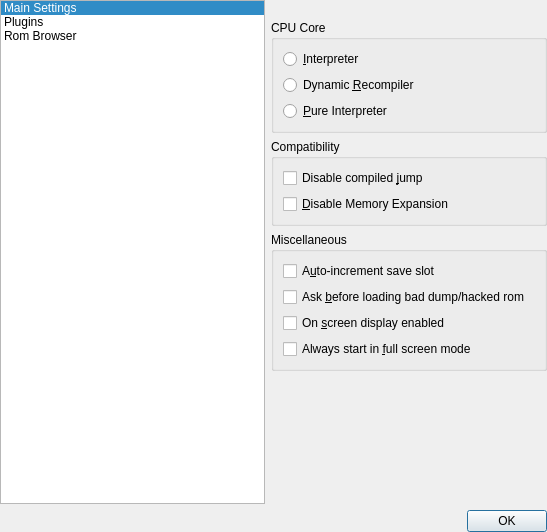
<ui version="4.0" >
 <class>SettingsDialog</class>
 <widget class="QDialog" name="SettingsDialog" >
  <property name="geometry" >
   <rect>
    <x>0</x>
    <y>0</y>
    <width>547</width>
    <height>532</height>
   </rect>
  </property>
  <property name="windowTitle" >
   <string>Dialog</string>
  </property>
  <layout class="QVBoxLayout" name="verticalLayout_13" >
   <property name="margin" >
    <number>0</number>
   </property>
   <item>
    <layout class="QHBoxLayout" name="horizontalLayout_6" >
     <item>
      <widget class="QListWidget" name="listWidget" >
       <property name="sizePolicy" >
        <sizepolicy vsizetype="Expanding" hsizetype="Expanding" >
         <horstretch>1</horstretch>
         <verstretch>0</verstretch>
        </sizepolicy>
       </property>
       <property name="horizontalScrollBarPolicy" >
        <enum>Qt::ScrollBarAlwaysOff</enum>
       </property>
       <property name="showDropIndicator" stdset="0" >
        <bool>false</bool>
       </property>
       <property name="dragDropMode" >
        <enum>QAbstractItemView::NoDragDrop</enum>
       </property>
       <property name="textElideMode" >
        <enum>Qt::ElideNone</enum>
       </property>
       <property name="movement" >
        <enum>QListView::Static</enum>
       </property>
       <property name="flow" >
        <enum>QListView::TopToBottom</enum>
       </property>
       <property name="resizeMode" >
        <enum>QListView::Adjust</enum>
       </property>
       <property name="currentRow" >
        <number>0</number>
       </property>
       <item>
        <property name="text" >
         <string>Main Settings</string>
        </property>
       </item>
       <item>
        <property name="text" >
         <string>Plugins</string>
        </property>
       </item>
       <item>
        <property name="text" >
         <string>Rom Browser</string>
        </property>
       </item>
      </widget>
     </item>
     <item>
      <layout class="QVBoxLayout" name="verticalLayout" >
       <item>
        <layout class="QHBoxLayout" name="horizontalLayout" >
         <item>
          <widget class="QLabel" name="imageLabel" >
           <property name="text" >
            <string/>
           </property>
          </widget>
         </item>
         <item>
          <widget class="QLabel" name="textLabel" >
           <property name="sizePolicy" >
            <sizepolicy vsizetype="Preferred" hsizetype="Preferred" >
             <horstretch>1</horstretch>
             <verstretch>0</verstretch>
            </sizepolicy>
           </property>
           <property name="text" >
            <string/>
           </property>
          </widget>
         </item>
        </layout>
       </item>
       <item>
        <widget class="QStackedWidget" name="stackedWidget" >
         <property name="currentIndex" >
          <number>0</number>
         </property>
         <widget class="QWidget" name="page" >
          <layout class="QVBoxLayout" name="verticalLayout_2" >
           <property name="margin" >
            <number>0</number>
           </property>
           <item>
            <widget class="QGroupBox" name="groupBox" >
             <property name="title" >
              <string>CPU Core</string>
             </property>
             <layout class="QVBoxLayout" name="verticalLayout_3" >
              <item>
               <widget class="QRadioButton" name="interpreterRadio" >
                <property name="text" >
                 <string>&amp;Interpreter</string>
                </property>
               </widget>
              </item>
              <item>
               <widget class="QRadioButton" name="dynamicRecompilerRadio" >
                <property name="text" >
                 <string>Dynamic &amp;Recompiler</string>
                </property>
               </widget>
              </item>
              <item>
               <widget class="QRadioButton" name="pureInterpreterRadio" >
                <property name="text" >
                 <string>&amp;Pure Interpreter</string>
                </property>
               </widget>
              </item>
             </layout>
            </widget>
           </item>
           <item>
            <widget class="QGroupBox" name="groupBox_2" >
             <property name="title" >
              <string>Compatibility</string>
             </property>
             <layout class="QVBoxLayout" name="verticalLayout_4" >
              <item>
               <widget class="QCheckBox" name="disableCompiledJumpCheck" >
                <property name="text" >
                 <string>Disable compiled &amp;jump</string>
                </property>
               </widget>
              </item>
              <item>
               <widget class="QCheckBox" name="disableMemoryExpansionCheck" >
                <property name="text" >
                 <string>&amp;Disable Memory Expansion</string>
                </property>
               </widget>
              </item>
             </layout>
            </widget>
           </item>
           <item>
            <widget class="QGroupBox" name="groupBox_3" >
             <property name="title" >
              <string>Miscellaneous</string>
             </property>
             <layout class="QVBoxLayout" name="verticalLayout_5" >
              <item>
               <widget class="QCheckBox" name="autoIncrementSaveSlotCheck" >
                <property name="text" >
                 <string>A&amp;uto-increment save slot</string>
                </property>
               </widget>
              </item>
              <item>
               <widget class="QCheckBox" name="askBeforeLoadingBadRomCheck" >
                <property name="text" >
                 <string>Ask &amp;before loading bad dump/hacked rom</string>
                </property>
               </widget>
              </item>
              <item>
               <widget class="QCheckBox" name="osdEnabledCheck" >
                <property name="text" >
                 <string>On &amp;screen display enabled</string>
                </property>
               </widget>
              </item>
              <item>
               <widget class="QCheckBox" name="alwaysStartInFullScreenModeCheck" >
                <property name="text" >
                 <string>Always start in &amp;full screen mode</string>
                </property>
               </widget>
              </item>
             </layout>
            </widget>
           </item>
           <item>
            <spacer name="verticalSpacer" >
             <property name="orientation" >
              <enum>Qt::Vertical</enum>
             </property>
             <property name="sizeHint" stdset="0" >
              <size>
               <width>20</width>
               <height>40</height>
              </size>
             </property>
            </spacer>
           </item>
          </layout>
         </widget>
         <widget class="QWidget" name="page_2" >
          <layout class="QVBoxLayout" name="verticalLayout_6" >
           <property name="margin" >
            <number>0</number>
           </property>
           <item>
            <widget class="QGroupBox" name="groupBox_7" >
             <property name="title" >
              <string>Graphics Plugin</string>
             </property>
             <layout class="QVBoxLayout" name="verticalLayout_7" >
              <item>
               <widget class="QComboBox" name="graphicsPluginCombo" />
              </item>
              <item>
               <layout class="QHBoxLayout" name="horizontalLayout_2" >
                <item>
                 <widget class="QPushButton" name="configGraphicsPluginButton" >
                  <property name="text" >
                   <string>Config</string>
                  </property>
                 </widget>
                </item>
                <item>
                 <widget class="QPushButton" name="testGraphicsPluginButton" >
                  <property name="text" >
                   <string>Test</string>
                  </property>
                 </widget>
                </item>
                <item>
                 <widget class="QPushButton" name="aboutGraphicsPluginButton" >
                  <property name="text" >
                   <string>About</string>
                  </property>
                 </widget>
                </item>
               </layout>
              </item>
             </layout>
            </widget>
           </item>
           <item>
            <widget class="QGroupBox" name="groupBox_4" >
             <property name="title" >
              <string>Audio Plugin</string>
             </property>
             <layout class="QVBoxLayout" name="verticalLayout_8" >
              <item>
               <widget class="QComboBox" name="audioPluginCombo" />
              </item>
              <item>
               <layout class="QHBoxLayout" name="horizontalLayout_3" >
                <item>
                 <widget class="QPushButton" name="configAudioPluginButton" >
                  <property name="text" >
                   <string>Config</string>
                  </property>
                 </widget>
                </item>
                <item>
                 <widget class="QPushButton" name="testAudioPluginButton" >
                  <property name="text" >
                   <string>Test</string>
                  </property>
                 </widget>
                </item>
                <item>
                 <widget class="QPushButton" name="aboutAudioPluginButton" >
                  <property name="text" >
                   <string>About</string>
                  </property>
                 </widget>
                </item>
               </layout>
              </item>
             </layout>
            </widget>
           </item>
           <item>
            <widget class="QGroupBox" name="groupBox_5" >
             <property name="title" >
              <string>Input Plugin</string>
             </property>
             <layout class="QVBoxLayout" name="verticalLayout_9" >
              <item>
               <widget class="QComboBox" name="inputPluginCombo" />
              </item>
              <item>
               <layout class="QHBoxLayout" name="horizontalLayout_4" >
                <item>
                 <widget class="QPushButton" name="configInputPluginButton" >
                  <property name="text" >
                   <string>Config</string>
                  </property>
                 </widget>
                </item>
                <item>
                 <widget class="QPushButton" name="testInputPluginButton" >
                  <property name="text" >
                   <string>Test</string>
                  </property>
                 </widget>
                </item>
                <item>
                 <widget class="QPushButton" name="aboutInputPluginButton" >
                  <property name="text" >
                   <string>About</string>
                  </property>
                 </widget>
                </item>
               </layout>
              </item>
             </layout>
            </widget>
           </item>
           <item>
            <widget class="QGroupBox" name="groupBox_6" >
             <property name="title" >
              <string>RSP Plugin</string>
             </property>
             <layout class="QVBoxLayout" name="verticalLayout_10" >
              <item>
               <widget class="QComboBox" name="rspPluginCombo" />
              </item>
              <item>
               <layout class="QHBoxLayout" name="horizontalLayout_5" >
                <item>
                 <widget class="QPushButton" name="configRspPluginButton" >
                  <property name="text" >
                   <string>Config</string>
                  </property>
                 </widget>
                </item>
                <item>
                 <widget class="QPushButton" name="testRspPluginButton" >
                  <property name="text" >
                   <string>Test</string>
                  </property>
                 </widget>
                </item>
                <item>
                 <widget class="QPushButton" name="aboutRspPluginButton" >
                  <property name="text" >
                   <string>About</string>
                  </property>
                 </widget>
                </item>
               </layout>
              </item>
             </layout>
            </widget>
           </item>
          </layout>
         </widget>
         <widget class="QWidget" name="page_3" >
          <layout class="QVBoxLayout" name="verticalLayout_11" >
           <property name="margin" >
            <number>0</number>
           </property>
           <item>
            <widget class="QGroupBox" name="groupBox_8" >
             <property name="title" >
              <string>GroupBox</string>
             </property>
             <layout class="QVBoxLayout" name="verticalLayout_12" >
              <item>
               <widget class="RomDirectoriesListWidget" native="1" name="romDirectoriesListWidget" />
              </item>
             </layout>
            </widget>
           </item>
           <item>
            <widget class="QCheckBox" name="scanDirectoriesRecursivelyCheck" >
             <property name="text" >
              <string>&amp;Scan directories recursively</string>
             </property>
            </widget>
           </item>
           <item>
            <widget class="QCheckBox" name="showFullPathsInFilenamesCheck" >
             <property name="text" >
              <string>Show &amp;full paths in filenames</string>
             </property>
            </widget>
           </item>
          </layout>
         </widget>
        </widget>
       </item>
      </layout>
     </item>
    </layout>
   </item>
   <item>
    <widget class="QDialogButtonBox" name="buttonBox" >
     <property name="orientation" >
      <enum>Qt::Horizontal</enum>
     </property>
     <property name="standardButtons" >
      <set>QDialogButtonBox::Ok</set>
     </property>
    </widget>
   </item>
  </layout>
 </widget>
 <customwidgets>
  <customwidget>
   <class>RomDirectoriesListWidget</class>
   <extends>QWidget</extends>
   <header>romdirectorieslistwidget.h</header>
   <container>1</container>
  </customwidget>
 </customwidgets>
 <tabstops>
  <tabstop>listWidget</tabstop>
  <tabstop>interpreterRadio</tabstop>
  <tabstop>dynamicRecompilerRadio</tabstop>
  <tabstop>pureInterpreterRadio</tabstop>
  <tabstop>disableCompiledJumpCheck</tabstop>
  <tabstop>disableMemoryExpansionCheck</tabstop>
  <tabstop>autoIncrementSaveSlotCheck</tabstop>
  <tabstop>askBeforeLoadingBadRomCheck</tabstop>
  <tabstop>osdEnabledCheck</tabstop>
  <tabstop>alwaysStartInFullScreenModeCheck</tabstop>
  <tabstop>graphicsPluginCombo</tabstop>
  <tabstop>configGraphicsPluginButton</tabstop>
  <tabstop>testGraphicsPluginButton</tabstop>
  <tabstop>aboutGraphicsPluginButton</tabstop>
  <tabstop>audioPluginCombo</tabstop>
  <tabstop>configAudioPluginButton</tabstop>
  <tabstop>testAudioPluginButton</tabstop>
  <tabstop>aboutAudioPluginButton</tabstop>
  <tabstop>inputPluginCombo</tabstop>
  <tabstop>configInputPluginButton</tabstop>
  <tabstop>testInputPluginButton</tabstop>
  <tabstop>aboutInputPluginButton</tabstop>
  <tabstop>rspPluginCombo</tabstop>
  <tabstop>configRspPluginButton</tabstop>
  <tabstop>testRspPluginButton</tabstop>
  <tabstop>aboutRspPluginButton</tabstop>
  <tabstop>scanDirectoriesRecursivelyCheck</tabstop>
  <tabstop>showFullPathsInFilenamesCheck</tabstop>
  <tabstop>buttonBox</tabstop>
 </tabstops>
 <resources/>
 <connections>
  <connection>
   <sender>buttonBox</sender>
   <signal>accepted()</signal>
   <receiver>SettingsDialog</receiver>
   <slot>accept()</slot>
   <hints>
    <hint type="sourcelabel" >
     <x>222</x>
     <y>484</y>
    </hint>
    <hint type="destinationlabel" >
     <x>157</x>
     <y>274</y>
    </hint>
   </hints>
  </connection>
  <connection>
   <sender>buttonBox</sender>
   <signal>rejected()</signal>
   <receiver>SettingsDialog</receiver>
   <slot>reject()</slot>
   <hints>
    <hint type="sourcelabel" >
     <x>290</x>
     <y>490</y>
    </hint>
    <hint type="destinationlabel" >
     <x>286</x>
     <y>274</y>
    </hint>
   </hints>
  </connection>
  <connection>
   <sender>listWidget</sender>
   <signal>currentRowChanged(int)</signal>
   <receiver>stackedWidget</receiver>
   <slot>setCurrentIndex(int)</slot>
   <hints>
    <hint type="sourcelabel" >
     <x>135</x>
     <y>164</y>
    </hint>
    <hint type="destinationlabel" >
     <x>378</x>
     <y>279</y>
    </hint>
   </hints>
  </connection>
 </connections>
</ui>
